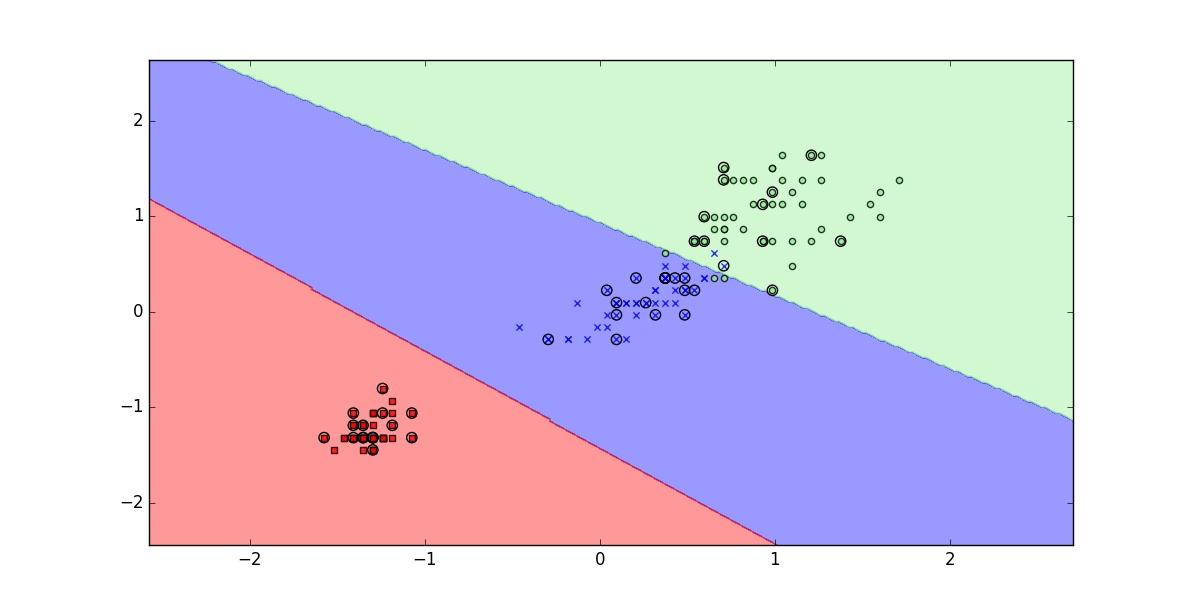

This figure's Python source:
from sklearn import datasets
from sklearn.cross_validation import train_test_split
from sklearn.preprocessing import StandardScaler
from sklearn.svm import SVC

from matplotlib.colors import ListedColormap

import numpy as np
import matplotlib.pyplot as plt

def plot_decision_regions(X, y, classifier, test_idx=None, resolution=0.02):
    # setup marker generator and color map
    markers = ('s', 'x', 'o', '^', 'v')
    colors = ('red', 'blue', 'lightgreen', 'gray', 'cyan')
    cmap = ListedColormap(colors[:len(np.unique(y))])
    
    # plot the decision surface
    x1_min, x1_max = X[:, 0].min() - 1, X[:, 0].max() + 1
    x2_min, x2_max = X[:, 1].min() - 1, X[:, 1].max() + 1
    xx1, xx2 = np.meshgrid(np.arange(x1_min, x1_max, resolution), \
            np.arange(x2_min, x2_max, resolution))
    Z = classifier.predict(np.array([xx1.ravel(), xx2.ravel()]).T)
    Z = Z.reshape(xx1.shape)
    plt.contourf(xx1, xx2, Z, alpha=0.4, cmap=cmap)
    plt.xlim(xx1.min(), xx1.max())
    plt.ylim(xx2.min(), xx2.max())

    # plot the test samples
    X_test, y_test = X[test_idx, :], y[test_idx]
    for idx, cl in enumerate(np.unique(y)):
        plt.scatter(x=X[y == cl, 0], y=X[y == cl, 1], \
                alpha=0.8, c=cmap(idx), \
                marker=markers[idx], label=cl)

    # highlight test samples
    if test_idx:
        X_test, y_test = X[test_idx, :], y[test_idx]
        plt.scatter(X_test[:, 0], X_test[:, 1], c='', \
                alpha=1.0, linewidth=1, marker='o', \
                s=55, label='test set')

iris = datasets.load_iris()
X = iris.data[:, [2,3]]
y = iris.target

X_train, X_test, y_train, y_test = train_test_split(X, y, test_size=0.3, random_state=0)
sc = StandardScaler()
sc.fit(X_train)
X_train_std = sc.transform(X_train)
X_test_std = sc.transform(X_test)

X_combined_std = np.vstack((X_train_std, X_test_std))
y_combined = np.hstack((y_train, y_test))

svm = SVC(kernel='linear', C=1.0, random_state = 0)
svm.fit(X_train_std, y_train)

plot_decision_regions(X_combined_std, y_combined, classifier=svm, test_idx=range(105, 150))
plt.show()

#for X_test_val in X_test_std:
#    print(lr.predict_proba(X_test_val.reshape(1, -1)))
